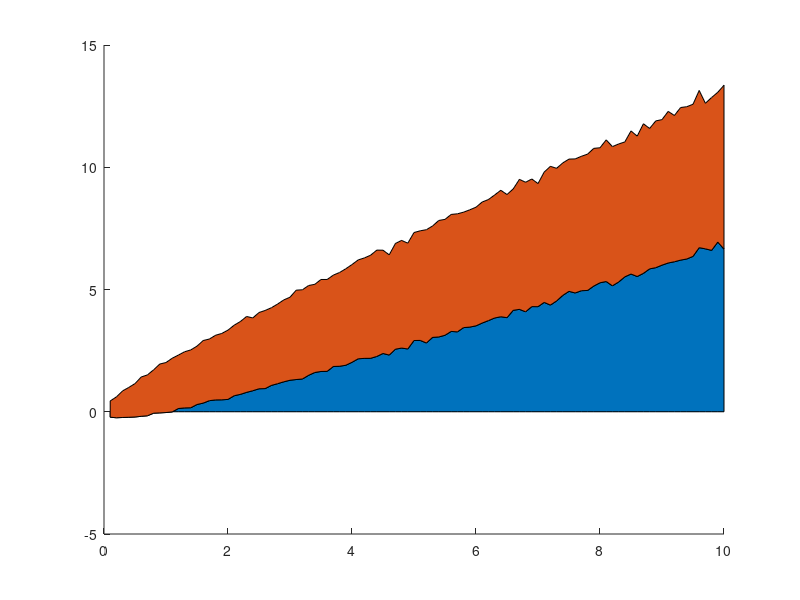

Here is the MATLAB script that generated this plot: (Note: this script raises an error after producing the figure.)


repeats = 1000;
intensity = 0.1:0.1:10;
output = zeros(1,length(intensity));
dev = zeros(1,length(intensity));
var = zeros(1,length(intensity));
fano = zeros(1,length(intensity));
cv = zeros(1,length(intensity));

for i = 1:length(intensity)
    trials = poissrnd(intensity(i),[1 repeats]);
    stdd = std(trials);
    avg = mean(trials);
    output(i) = avg;
    dev(i) = stdd;
    var(i) = stdd^2;
    fano(i) = stdd^2/avg;
    cv(i) = stdd/avg;
end

figure;hold on;
hA = area(intensity,[output-dev; 2*dev]');
hA(1).FaceAlpha = 0;
hA(1).EdgeColor = [1 1 1];
hA(2).FaceColor = [0 0 0];
hA(2).FaceAlpha = 0.5;
hA(2).EdgeColor = [1 1 1];
plot(intensity,output,'Color',[0 0 0]);
xlabel('Poisson \lambda');
ylabel('Firing rate (Hz)');
